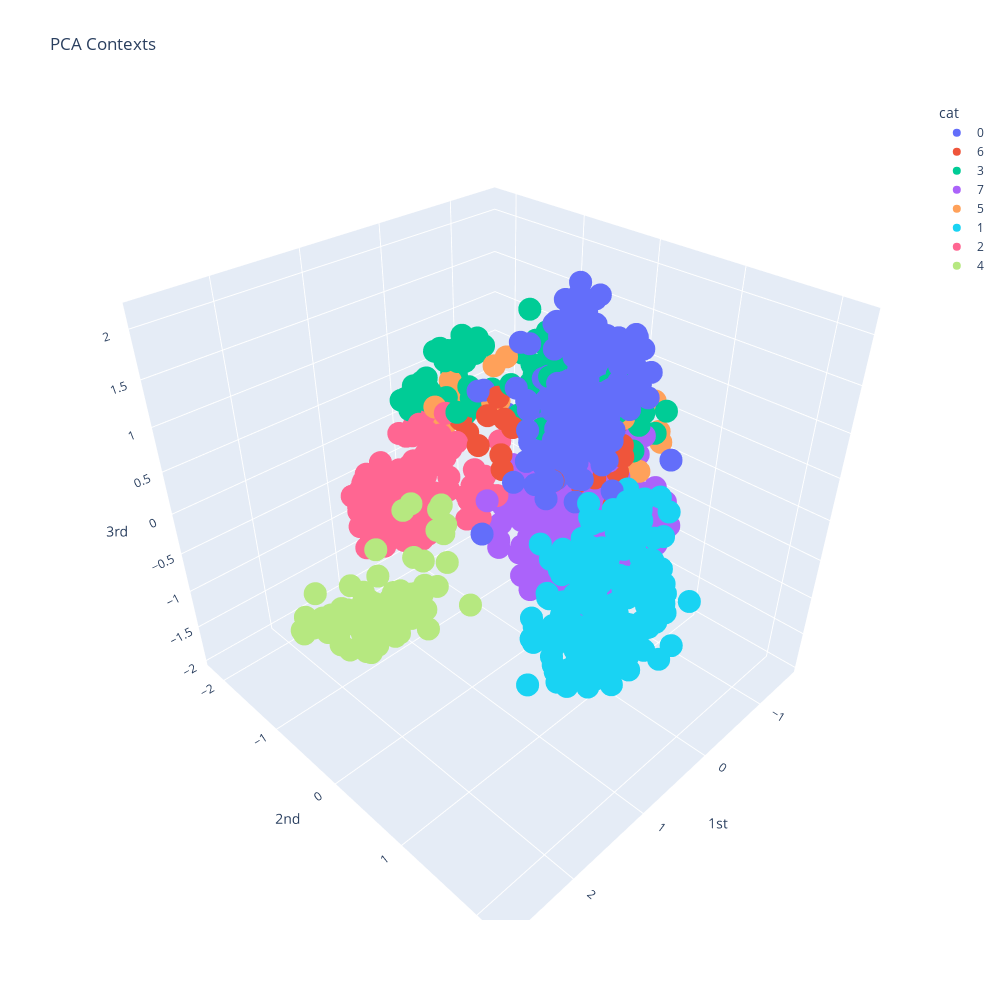

Notebook code for this chart:
### Code cell
df = pd.DataFrame({
'cat':[str(c) for c in contexts_kmeans.labels_], 'labels':labels, '1st':context_PCA[:,0], '2nd':context_PCA[:,1], '3rd':context_PCA[:,2]
})
fig_contexts = px.scatter_3d(df, x='1st', y='2nd', z='3rd',
                    color='cat',
                    hover_name= "labels",
                    title="PCA Contexts",
                    width=1000, height=1000,)
fig_contexts.show()

### Figure 1 — Plotly figure (JSON) as saved in the notebook; plotly's stock layout.template omitted (floating-point values rounded to 4 significant figures; data arrays with more than 128 entries replaced by an {"elided": "..."} marker saying what was removed)
{"data": [{"hovertemplate": "<b>%{hovertext}</b><br><br>cat=0<br>1st=%{x}<br>2nd=%{y}<br>3rd=%{z}<extra></extra>", "hovertext": {"elided": "232x2 str values"}, "legendgroup": "0", "marker": {"color": "#636efa", "symbol": "circle"}, "mode": "markers", "name": "0", "scene": "scene", "showlegend": true, "type": "scatter3d", "x": {"elided": "232 float values"}, "y": {"elided": "232 float values"}, "z": {"elided": "232 float values"}}, {"hovertemplate": "<b>%{hovertext}</b><br><br>cat=6<br>1st=%{x}<br>2nd=%{y}<br>3rd=%{z}<extra></extra>", "hovertext": [["a", "x"], ["c", "x"], ["d", "x"], ["e", "x"], ["f", "x"], ["g", "x"], ["h", "x"], ["k", "x"], ["l", "x"], ["m", "x"], ["n", "x"], ["o", "x"], ["p", "x"], ["r", "x"], ["s", "x"], ["t", "x"], ["v", "x"], ["w", "x"], ["x", "x"], ["y", "x"], ["z", "x"], ["0", "x"], ["1", "x"], ["2", "x"], ["3", "x"], ["4", "x"], ["5", "x"], ["6", "x"], ["7", "x"], ["8", "x"], ["9", "x"]], "legendgroup": "6", "marker": {"color": "#EF553B", "symbol": "circle"}, "mode": "markers", "name": "6", "scene": "scene", "showlegend": true, "type": "scatter3d", "x": [-0.4439, -0.8914, -0.5349, -0.5107, -0.3873, -0.4569, 0.4789, -0.6342, -0.8054, -0.4874, -0.638, -0.4545, -0.748, -0.5663, -0.5283, -0.7966, -0.3033, -0.1709, -0.6282, -0.5994, -0.391, 0.3441, 0.2572, 0.4035, 0.3214, 0.212, 0.3384, 0.04153, 0.4911, 0.2792, 0.2338], "y": [-0.1644, 0.2496, 0.0985, -0.2703, 0.1716, -0.08628, 0.5925, 0.479, 0.3601, -0.2974, 0.5184, -0.1616, 0.4534, 0.3654, -0.1914, 0.3192, 0.2775, 0.08521, -0.009972, 0.2256, 0.1589, -0.7993, -0.3088, -0.1463, -0.1948, -0.841, -0.4143, -0.3014, -0.392, -0.3271, -0.1724], "z": [0.7757, 0.5805, 0.01044, 0.2948, 0.2331, 0.1032, 0.6599, -0.221, 0.06063, -0.1087, 0.5302, 1.2, 0.319, 0.745, -0.03911, -0.0312, 0.8313, 0.4477, -0.1485, 0.01968, 0.8068, 0.6895, 0.4488, 0.4129, 0.9326, 0.4641, 0.8888, 0.7912, 0.6223, 1.105, 0.8111]}, {"hovertemplate": "<b>%{hovertext}</b><br><br>cat=3<br>1st=%{x}<br>2nd=%{y}<br>3rd=%{z}<extra></extra>", "hovertext": {"elided": "179x2 str values"}, "legendgroup": "3", "marker": {"color": "#00cc96", "symbol": "circle"}, "mode": "markers", "name": "3", "scene": "scene", "showlegend": true, "type": "scatter3d", "x": {"elided": "179 float values"}, "y": {"elided": "179 float values"}, "z": {"elided": "179 float values"}}, {"hovertemplate": "<b>%{hovertext}</b><br><br>cat=7<br>1st=%{x}<br>2nd=%{y}<br>3rd=%{z}<extra></extra>", "hovertext": {"elided": "399x2 str values"}, "legendgroup": "7", "marker": {"color": "#ab63fa", "symbol": "circle"}, "mode": "markers", "name": "7", "scene": "scene", "showlegend": true, "type": "scatter3d", "x": {"elided": "399 float values"}, "y": {"elided": "399 float values"}, "z": {"elided": "399 float values"}}, {"hovertemplate": "<b>%{hovertext}</b><br><br>cat=5<br>1st=%{x}<br>2nd=%{y}<br>3rd=%{z}<extra></extra>", "hovertext": [["b", "y"], ["c", "y"], ["d", "y"], ["e", "y"], ["f", "y"], ["g", "y"], ["h", "y"], ["k", "y"], ["l", "y"], ["m", "y"], ["n", "y"], ["o", "y"], ["p", "y"], ["r", "y"], ["s", "y"], ["t", "y"], ["v", "y"], ["w", "y"], ["x", "y"], ["y", "y"], ["z", "y"], ["0", "y"], ["1", "y"], ["2", "y"], ["3", "y"], ["4", "y"], ["5", "y"], ["6", "y"], ["7", "y"], ["8", "y"], ["9", "y"]], "legendgroup": "5", "marker": {"color": "#FFA15A", "symbol": "circle"}, "mode": "markers", "name": "5", "scene": "scene", "showlegend": true, "type": "scatter3d", "x": [-1.168, -0.8229, -0.8983, -0.7761, -1.13, -0.9766, -1.033, -0.8416, -1.418, -1.024, -1.398, -0.7423, -1.34, -1.431, -1.039, -1.133, -0.591, -1.382, -1.091, -0.8787, -0.8818, 0.1926, 0.08393, -0.0664, 0.2108, 0.1963, 0.1731, 0.311, -0.3125, -0.01369, 0.4968], "y": [0.4878, 0.06895, -0.05564, -0.1091, -0.2446, 0.01903, 0.4678, 0.2548, -0.006624, -0.09974, 0.1026, 0.199, 0.4579, 0.07715, 0.03475, -0.08369, -0.2186, 0.4655, -0.01844, 0.1464, 0.3214, -0.9474, -0.6007, -0.7296, -1.087, -0.9685, -0.8135, -1.1, -0.7978, -0.6077, -1.012], "z": [0.8155, 0.8545, 0.2029, 0.7076, 0.8077, -0.05754, 0.01466, -0.4325, 0.4296, 0.4904, 0.4079, 1.04, 0.3715, 0.2422, 0.3442, 0.1339, 0.8629, 0.2222, 0.8451, 0.4077, 0.6605, 0.6875, 0.8684, 1.173, 0.9751, 0.8629, 0.7466, 0.4685, 1.161, 0.8374, 0.8109]}, {"hovertemplate": "<b>%{hovertext}</b><br><br>cat=1<br>1st=%{x}<br>2nd=%{y}<br>3rd=%{z}<extra></extra>", "hovertext": {"elided": "202x2 str values"}, "legendgroup": "1", "marker": {"color": "#19d3f3", "symbol": "circle"}, "mode": "markers", "name": "1", "scene": "scene", "showlegend": true, "type": "scatter3d", "x": {"elided": "202 float values"}, "y": {"elided": "202 float values"}, "z": {"elided": "202 float values"}}, {"hovertemplate": "<b>%{hovertext}</b><br><br>cat=2<br>1st=%{x}<br>2nd=%{y}<br>3rd=%{z}<extra></extra>", "hovertext": {"elided": "195x2 str values"}, "legendgroup": "2", "marker": {"color": "#FF6692", "symbol": "circle"}, "mode": "markers", "name": "2", "scene": "scene", "showlegend": true, "type": "scatter3d", "x": {"elided": "195 float values"}, "y": {"elided": "195 float values"}, "z": {"elided": "195 float values"}}, {"hovertemplate": "<b>%{hovertext}</b><br><br>cat=4<br>1st=%{x}<br>2nd=%{y}<br>3rd=%{z}<extra></extra>", "hovertext": {"elided": "100x2 str values"}, "legendgroup": "4", "marker": {"color": "#B6E880", "symbol": "circle"}, "mode": "markers", "name": "4", "scene": "scene", "showlegend": true, "type": "scatter3d", "x": [1.665, 2.722, 2.691, 2.204, 2.458, 2.385, 2.47, 2.347, 2.688, 2.299, 1.92, 2.292, 2.303, 2.235, 2.382, 2.316, 2.405, 2.263, 2.232, 2.316, 1.649, 2.622, 2.379, 2.569, 2.324, 2.504, 2.18, 2.19, 2.513, 2.354, 1.534, 2.582, 2.154, 2.121, 2.28, 2.141, 2.486, 2.207, 2.392, 2.399, 1.574, 2.439, 2.198, 2.328, 2.417, 2.544, 2.452, 2.364, 2.542, 2.046, 2.019, 2.629, 2.625, 2.611, 2.649, 2.448, 2.695, 2.689, 2.308, 2.076, 2.147, 2.611, 2.612, 2.623, 2.664, 2.412, 2.12, 2.254, 2.344, 2.408, 1.522, 2.504, 2.504, 2.283, 2.397, 2.242, 1.847, 2.172, 2.612, 2.546, 1.767, 2.531, 2.445, 2.447, 2.474, 2.342, 2.486, 2.14, 2.591, 2.082, 1.601, 2.387, 2.513, 2.157, 2.416, 1.604, 2.239, 1.929, 2.188, 1.796], "y": [-0.0386, -0.4189, -0.03234, 0.2984, 0.1993, 0.03808, 0.44, 0.4435, 0.2739, 0.6608, 0.3541, -0.007622, -0.01503, 0.2327, 0.3592, 0.2499, 0.2164, 0.3566, 0.5497, 0.4026, 0.4017, -0.4997, 0.02792, -0.3596, 0.1867, 0.03216, 0.4448, 0.7456, 0.3077, 0.3836, 0.1838, -0.4491, 0.2473, 0.2364, 0.161, 0.2315, 0.3384, 0.3364, 0.2146, 0.6108, 0.1948, -0.4532, 0.1256, -0.06425, -0.01523, -0.1857, -0.1111, 0.383, 0.4231, 0.3343, 0.3939, -0.5501, 0.008253, 0.002534, 0.04546, 0.1337, -0.118, -0.04389, 0.455, 0.5894, 0.03415, -0.5053, 0.02352, -0.07468, -0.08131, 0.1286, 0.4563, 0.1766, 0.6428, 0.2914, 0.2083, -0.397, 0.2096, 0.2585, 0.3888, 0.4562, 0.3099, 0.562, 0.1886, 0.3138, -0.03006, -0.331, 0.02965, 0.02857, 0.3208, 0.4744, -0.09199, 0.389, 0.4448, 0.5936, 0.3174, -0.2606, -0.03623, 0.1245, 0.2895, 0.6474, 0.3613, 0.5805, 0.3939, 0.5718], "z": [0.6766, -0.4033, -0.201, -0.1996, -0.3924, -0.1387, 0.02115, 0.02129, -0.2095, 0.1518, 0.001784, -0.1896, -0.08335, -0.04476, -0.09268, 0.009165, -0.3485, -0.1452, 0.05641, 0.2106, 0.6647, -0.3573, -0.1483, -0.02173, 0.0451, -0.1625, 0.07601, 0.01729, 0.3584, -0.07835, 0.6578, -0.4833, -0.05921, -0.1611, -0.07328, 0.08894, 0.1732, 0.02043, 0.1332, 0.01685, 0.456, -0.5315, -0.2369, -0.2855, 0.1833, -0.1832, -0.1518, -0.01349, 0.04306, -0.02721, 0.5037, -0.5923, -0.2517, -0.2572, -0.1887, -0.04471, -0.1963, -0.04355, 0.212, 0.343, 0.4606, -0.431, -0.3634, -0.2535, -0.251, 0.003966, 0.1924, 0.3085, 0.2898, -0.3301, 0.7157, -0.3767, -0.1626, -0.3087, -0.06369, 0.2511, 0.3219, 0.2907, 0.1488, -0.2962, 0.6598, -0.3582, -0.1753, -0.2197, -0.2084, -0.145, -0.08388, 0.07122, -0.191, 0.07578, 0.4969, -0.3027, -0.1348, -0.207, -0.2514, -0.1305, -0.127, 0.2386, 0.2322, 0.4237]}], "layout": {"height": 1000, "legend": {"title": {"text": "cat"}, "tracegroupgap": 0}, "scene": {"domain": {"x": [0, 1], "y": [0, 1]}, "xaxis": {"title": {"text": "1st"}}, "yaxis": {"title": {"text": "2nd"}}, "zaxis": {"title": {"text": "3rd"}}}, "title": {"text": "PCA Contexts"}, "width": 1000}}
